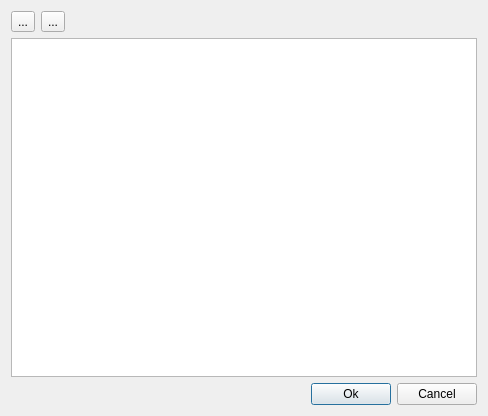
<?xml version="1.0" encoding="UTF-8"?>
<ui version="4.0">
 <class>TableEditorDialog</class>
 <widget class="QDialog" name="TableEditorDialog">
  <property name="geometry">
   <rect>
    <x>0</x>
    <y>0</y>
    <width>488</width>
    <height>416</height>
   </rect>
  </property>
  <property name="windowTitle">
   <string>Edit Table</string>
  </property>
  <layout class="QVBoxLayout" name="verticalLayout">
   <item>
    <layout class="QHBoxLayout" name="horizontalLayout">
     <item>
      <widget class="QToolButton" name="addButton">
       <property name="text">
        <string>...</string>
       </property>
      </widget>
     </item>
     <item>
      <widget class="QToolButton" name="removeButton">
       <property name="text">
        <string>...</string>
       </property>
      </widget>
     </item>
     <item>
      <spacer name="horizontalSpacer">
       <property name="orientation">
        <enum>Qt::Horizontal</enum>
       </property>
       <property name="sizeHint" stdset="0">
        <size>
         <width>40</width>
         <height>20</height>
        </size>
       </property>
      </spacer>
     </item>
    </layout>
   </item>
   <item>
    <widget class="QTableView" name="tableView"/>
   </item>
   <item>
    <layout class="QHBoxLayout" name="horizontalLayout_4">
     <item>
      <spacer name="horizontalSpacer_3">
       <property name="orientation">
        <enum>Qt::Horizontal</enum>
       </property>
       <property name="sizeHint" stdset="0">
        <size>
         <width>40</width>
         <height>20</height>
        </size>
       </property>
      </spacer>
     </item>
     <item>
      <widget class="QPushButton" name="pushButton_ok">
       <property name="text">
        <string>Ok</string>
       </property>
      </widget>
     </item>
     <item>
      <widget class="QPushButton" name="pushButton_cancel">
       <property name="text">
        <string>Cancel</string>
       </property>
      </widget>
     </item>
    </layout>
   </item>
  </layout>
 </widget>
 <resources/>
 <connections/>
</ui>
